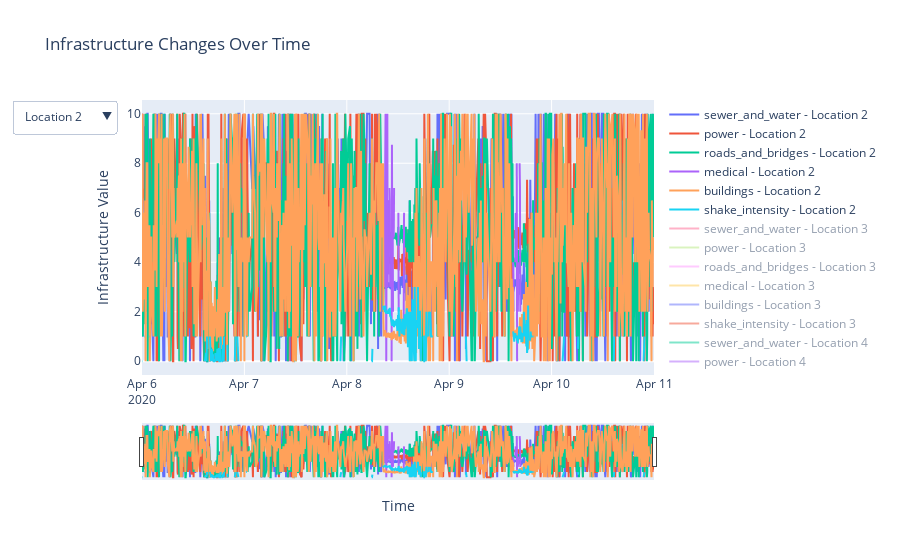

Write notebook code for a chart like this one.
### Code cell
# Draw visualization of the infrastructure damage of individual location trend over time -- NOT used

damage_report_sorted_aggregated_long = pd.melt(damage_report_sorted_aggregated, id_vars=['time', 'location'], 
                  value_vars=['sewer_and_water', 'power', 'roads_and_bridges', 'medical', 'buildings', 'shake_intensity'],
                  var_name='Infrastructure', value_name='Value')

locations = damage_report_sorted_aggregated_long['location'].unique()

# Create the figure with traces for each location, set to be hidden by default
fig = go.Figure()

for loc in locations:
    filtered_data = damage_report_sorted_aggregated_long[damage_report_sorted_aggregated_long['location'] == loc]
    visible_status = True if loc == locations[0] else 'legendonly'  # Show only the first location by default
    for infrastructure in filtered_data['Infrastructure'].unique():
        infrastructure_data = filtered_data[filtered_data['Infrastructure'] == infrastructure]
        fig.add_trace(go.Scatter(
            x=infrastructure_data['time'], 
            y=infrastructure_data['Value'], 
            mode='lines',
            name=f"{infrastructure} - Location {loc}",
            visible=visible_status
        ))

# Create dropdown buttons to toggle visibility
dropdown_buttons = []
for i, loc in enumerate(locations):
    visibility = ['legendonly'] * len(locations) * len(filtered_data['Infrastructure'].unique())
    start_index = i * len(filtered_data['Infrastructure'].unique())
    for j in range(len(filtered_data['Infrastructure'].unique())):
        visibility[start_index + j] = True

    button = dict(
        method="update",
        label=f"Location {loc}",
        args=[{"visible": visibility}, {"title": f"Infrastructure Changes Over Time for Individual Locations {loc}"}]
    )
    dropdown_buttons.append(button)

# Update layout with the dropdown
fig.update_layout(
    updatemenus=[
        {
            "buttons": dropdown_buttons,
            "direction": "down",
            "showactive": True,
        }
    ],
    xaxis_title="Time",
    yaxis_title="Infrastructure Value",
    title="Infrastructure Changes Over Time"
)

# Enable drag-to-zoom and add a range slider
fig.update_layout(xaxis=dict(rangeslider=dict(visible=True), type="date"))

fig.show()
